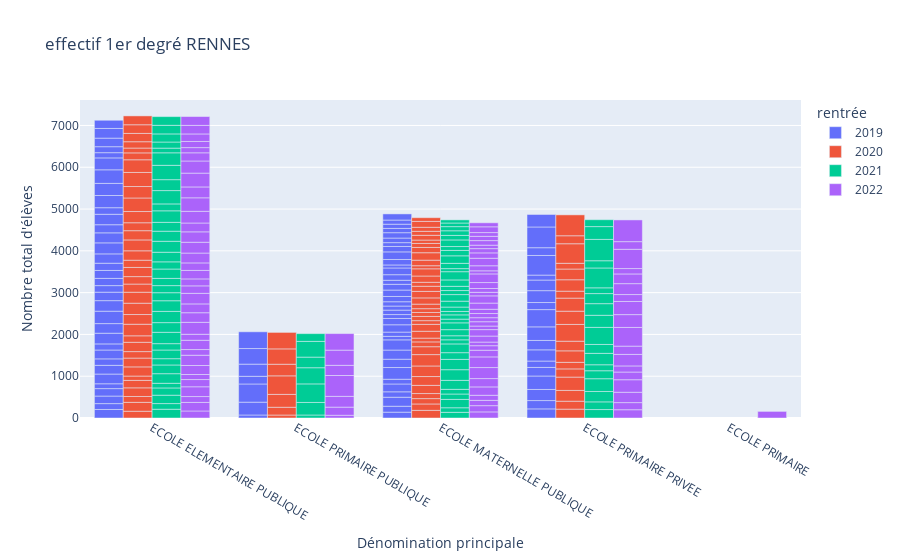

Notebook code cell kept with this figure:
### Code cell
COMMUNES = ["RENNES"]
px.bar(ecoles[ecoles["Commune"].isin(COMMUNES)], x="Dénomination principale", y="Nombre total d'élèves", color="rentrée", title="effectif 1er degré RENNES", barmode="group")

### Figure 1 — Plotly figure (JSON) as saved in the notebook; plotly's stock layout.template omitted (floating-point values rounded to 4 significant figures)
{"data": [{"alignmentgroup": "True", "hovertemplate": "rentrée=2019<br>Dénomination principale=%{x}<br>Nombre total d'élèves=%{y}<extra></extra>", "legendgroup": "2019", "marker": {"color": "#636efa", "pattern": {"shape": ""}}, "name": "2019", "offsetgroup": "2019", "orientation": "v", "showlegend": true, "textposition": "auto", "type": "bar", "x": ["ECOLE ELEMENTAIRE PUBLIQUE", "ECOLE ELEMENTAIRE PUBLIQUE", "ECOLE ELEMENTAIRE PUBLIQUE", "ECOLE ELEMENTAIRE PUBLIQUE", "ECOLE ELEMENTAIRE PUBLIQUE", "ECOLE ELEMENTAIRE PUBLIQUE", "ECOLE ELEMENTAIRE PUBLIQUE", "ECOLE ELEMENTAIRE PUBLIQUE", "ECOLE ELEMENTAIRE PUBLIQUE", "ECOLE PRIMAIRE PUBLIQUE", "ECOLE ELEMENTAIRE PUBLIQUE", "ECOLE ELEMENTAIRE PUBLIQUE", "ECOLE ELEMENTAIRE PUBLIQUE", "ECOLE ELEMENTAIRE PUBLIQUE", "ECOLE ELEMENTAIRE PUBLIQUE", "ECOLE ELEMENTAIRE PUBLIQUE", "ECOLE ELEMENTAIRE PUBLIQUE", "ECOLE ELEMENTAIRE PUBLIQUE", "ECOLE MATERNELLE PUBLIQUE", "ECOLE PRIMAIRE PUBLIQUE", "ECOLE PRIMAIRE PRIVEE", "ECOLE PRIMAIRE PRIVEE", "ECOLE PRIMAIRE PRIVEE", "ECOLE PRIMAIRE PRIVEE", "ECOLE PRIMAIRE PRIVEE", "ECOLE MATERNELLE PUBLIQUE", "ECOLE ELEMENTAIRE PUBLIQUE", "ECOLE ELEMENTAIRE PUBLIQUE", "ECOLE MATERNELLE PUBLIQUE", "ECOLE PRIMAIRE PUBLIQUE", "ECOLE ELEMENTAIRE PUBLIQUE", "ECOLE ELEMENTAIRE PUBLIQUE", "ECOLE ELEMENTAIRE PUBLIQUE", "ECOLE ELEMENTAIRE PUBLIQUE", "ECOLE ELEMENTAIRE PUBLIQUE", "ECOLE ELEMENTAIRE PUBLIQUE", "ECOLE PRIMAIRE PUBLIQUE", "ECOLE MATERNELLE PUBLIQUE", "ECOLE PRIMAIRE PRIVEE", "ECOLE PRIMAIRE PRIVEE", "ECOLE MATERNELLE PUBLIQUE", "ECOLE PRIMAIRE PUBLIQUE", "ECOLE MATERNELLE PUBLIQUE", "ECOLE PRIMAIRE PUBLIQUE", "ECOLE MATERNELLE PUBLIQUE", "ECOLE MATERNELLE PUBLIQUE", "ECOLE ELEMENTAIRE PUBLIQUE", "ECOLE ELEMENTAIRE PUBLIQUE", "ECOLE ELEMENTAIRE PUBLIQUE", "ECOLE ELEMENTAIRE PUBLIQUE", "ECOLE MATERNELLE PUBLIQUE", "ECOLE PRIMAIRE PUBLIQUE", "ECOLE MATERNELLE PUBLIQUE", "ECOLE ELEMENTAIRE PUBLIQUE", "ECOLE MATERNELLE PUBLIQUE", "ECOLE MATERNELLE PUBLIQUE", "ECOLE MATERNELLE PUBLIQUE", "ECOLE MATERNELLE PUBLIQUE", "ECOLE MATERNELLE PUBLIQUE", "ECOLE MATERNELLE PUBLIQUE", "ECOLE MATERNELLE PUBLIQUE", "ECOLE MATERNELLE PUBLIQUE", "ECOLE MATERNELLE PUBLIQUE", "ECOLE MATERNELLE PUBLIQUE", "ECOLE MATERNELLE PUBLIQUE", "ECOLE MATERNELLE PUBLIQUE", "ECOLE MATERNELLE PUBLIQUE", "ECOLE MATERNELLE PUBLIQUE", "ECOLE MATERNELLE PUBLIQUE", "ECOLE MATERNELLE PUBLIQUE", "ECOLE MATERNELLE PUBLIQUE", "ECOLE ELEMENTAIRE PUBLIQUE", "ECOLE MATERNELLE PUBLIQUE", "ECOLE PRIMAIRE PRIVEE", "ECOLE MATERNELLE PUBLIQUE", "ECOLE PRIMAIRE PRIVEE", "ECOLE PRIMAIRE PRIVEE", "ECOLE MATERNELLE PUBLIQUE", "ECOLE ELEMENTAIRE PUBLIQUE", "ECOLE MATERNELLE PUBLIQUE", "ECOLE MATERNELLE PUBLIQUE", "ECOLE MATERNELLE PUBLIQUE", "ECOLE MATERNELLE PUBLIQUE", "ECOLE ELEMENTAIRE PUBLIQUE", "ECOLE ELEMENTAIRE PUBLIQUE", "ECOLE PRIMAIRE PRIVEE", "ECOLE MATERNELLE PUBLIQUE", "ECOLE PRIMAIRE PRIVEE", "ECOLE PRIMAIRE PRIVEE", "ECOLE PRIMAIRE PRIVEE", "ECOLE PRIMAIRE PRIVEE", "ECOLE PRIMAIRE PRIVEE", "ECOLE PRIMAIRE PRIVEE", "ECOLE PRIMAIRE PRIVEE"], "xaxis": "x", "y": [204, 140, 181, 178, 116, 233, 208, 155, 212, 72, 146, 256, 230, 297, 252, 203, 157, 173, 140, 307, 218, 199, 266, 322, 205, 142, 190, 173, 215, 435, 223, 264, 240, 194, 250, 157, 184, 130, 153, 268, 187, 291, 114, 373, 280, 199, 292, 290, 325, 285, 219, 401, 244, 125, 84, 102, 175, 151, 93, 107, 97, 103, 126, 154, 137, 97, 133, 161, 72, 131, 182, 143, 130, 225, 91, 325, 413, 110, 205, 128, 103, 101, 99, 232, 196, 169, 147, 284, 254, 119, 469, 186, 496, 299], "yaxis": "y"}, {"alignmentgroup": "True", "hovertemplate": "rentrée=2020<br>Dénomination principale=%{x}<br>Nombre total d'élèves=%{y}<extra></extra>", "legendgroup": "2020", "marker": {"color": "#EF553B", "pattern": {"shape": ""}}, "name": "2020", "offsetgroup": "2020", "orientation": "v", "showlegend": true, "textposition": "auto", "type": "bar", "x": ["ECOLE ELEMENTAIRE PUBLIQUE", "ECOLE ELEMENTAIRE PUBLIQUE", "ECOLE ELEMENTAIRE PUBLIQUE", "ECOLE ELEMENTAIRE PUBLIQUE", "ECOLE ELEMENTAIRE PUBLIQUE", "ECOLE ELEMENTAIRE PUBLIQUE", "ECOLE ELEMENTAIRE PUBLIQUE", "ECOLE ELEMENTAIRE PUBLIQUE", "ECOLE ELEMENTAIRE PUBLIQUE", "ECOLE ELEMENTAIRE PUBLIQUE", "ECOLE PRIMAIRE PUBLIQUE", "ECOLE ELEMENTAIRE PUBLIQUE", "ECOLE ELEMENTAIRE PUBLIQUE", "ECOLE ELEMENTAIRE PUBLIQUE", "ECOLE ELEMENTAIRE PUBLIQUE", "ECOLE ELEMENTAIRE PUBLIQUE", "ECOLE ELEMENTAIRE PUBLIQUE", "ECOLE ELEMENTAIRE PUBLIQUE", "ECOLE MATERNELLE PUBLIQUE", "ECOLE MATERNELLE PUBLIQUE", "ECOLE MATERNELLE PUBLIQUE", "ECOLE PRIMAIRE PUBLIQUE", "ECOLE PRIMAIRE PUBLIQUE", "ECOLE PRIMAIRE PRIVEE", "ECOLE PRIMAIRE PRIVEE", "ECOLE PRIMAIRE PRIVEE", "ECOLE PRIMAIRE PRIVEE", "ECOLE PRIMAIRE PRIVEE", "ECOLE MATERNELLE PUBLIQUE", "ECOLE ELEMENTAIRE PUBLIQUE", "ECOLE ELEMENTAIRE PUBLIQUE", "ECOLE MATERNELLE PUBLIQUE", "ECOLE PRIMAIRE PUBLIQUE", "ECOLE ELEMENTAIRE PUBLIQUE", "ECOLE ELEMENTAIRE PUBLIQUE", "ECOLE ELEMENTAIRE PUBLIQUE", "ECOLE ELEMENTAIRE PUBLIQUE", "ECOLE PRIMAIRE PRIVEE", "ECOLE ELEMENTAIRE PUBLIQUE", "ECOLE PRIMAIRE PRIVEE", "ECOLE MATERNELLE PUBLIQUE", "ECOLE PRIMAIRE PUBLIQUE", "ECOLE PRIMAIRE PUBLIQUE", "ECOLE MATERNELLE PUBLIQUE", "ECOLE MATERNELLE PUBLIQUE", "ECOLE MATERNELLE PUBLIQUE", "ECOLE ELEMENTAIRE PUBLIQUE", "ECOLE ELEMENTAIRE PUBLIQUE", "ECOLE ELEMENTAIRE PUBLIQUE", "ECOLE ELEMENTAIRE PUBLIQUE", "ECOLE PRIMAIRE PUBLIQUE", "ECOLE ELEMENTAIRE PUBLIQUE", "ECOLE MATERNELLE PUBLIQUE", "ECOLE ELEMENTAIRE PUBLIQUE", "ECOLE MATERNELLE PUBLIQUE", "ECOLE MATERNELLE PUBLIQUE", "ECOLE MATERNELLE PUBLIQUE", "ECOLE MATERNELLE PUBLIQUE", "ECOLE MATERNELLE PUBLIQUE", "ECOLE MATERNELLE PUBLIQUE", "ECOLE MATERNELLE PUBLIQUE", "ECOLE MATERNELLE PUBLIQUE", "ECOLE MATERNELLE PUBLIQUE", "ECOLE MATERNELLE PUBLIQUE", "ECOLE MATERNELLE PUBLIQUE", "ECOLE MATERNELLE PUBLIQUE", "ECOLE MATERNELLE PUBLIQUE", "ECOLE MATERNELLE PUBLIQUE", "ECOLE MATERNELLE PUBLIQUE", "ECOLE MATERNELLE PUBLIQUE", "ECOLE MATERNELLE PUBLIQUE", "ECOLE MATERNELLE PUBLIQUE", "ECOLE PRIMAIRE PRIVEE", "ECOLE PRIMAIRE PRIVEE", "ECOLE PRIMAIRE PRIVEE", "ECOLE ELEMENTAIRE PUBLIQUE", "ECOLE MATERNELLE PUBLIQUE", "ECOLE MATERNELLE PUBLIQUE", "ECOLE ELEMENTAIRE PUBLIQUE", "ECOLE MATERNELLE PUBLIQUE", "ECOLE MATERNELLE PUBLIQUE", "ECOLE MATERNELLE PUBLIQUE", "ECOLE ELEMENTAIRE PUBLIQUE", "ECOLE MATERNELLE PUBLIQUE", "ECOLE MATERNELLE PUBLIQUE", "ECOLE PRIMAIRE PRIVEE", "ECOLE PRIMAIRE PRIVEE", "ECOLE PRIMAIRE PRIVEE", "ECOLE PRIMAIRE PRIVEE", "ECOLE PRIMAIRE PRIVEE", "ECOLE PRIMAIRE PRIVEE", "ECOLE PRIMAIRE PRIVEE", "ECOLE PRIMAIRE PRIVEE", "ECOLE ELEMENTAIRE PUBLIQUE"], "xaxis": "x", "y": [162, 213, 140, 207, 178, 104, 219, 211, 155, 223, 71, 155, 277, 232, 271, 263, 195, 178, 183, 153, 128, 186, 308, 212, 190, 258, 319, 196, 121, 220, 173, 196, 444, 225, 260, 221, 190, 157, 269, 275, 211, 278, 367, 253, 272, 189, 324, 274, 337, 303, 394, 165, 115, 116, 91, 164, 165, 88, 102, 94, 91, 109, 149, 156, 123, 95, 150, 172, 74, 133, 178, 126, 231, 401, 317, 151, 96, 81, 199, 114, 95, 97, 207, 141, 88, 313, 166, 273, 257, 137, 468, 191, 500, 212], "yaxis": "y"}, {"alignmentgroup": "True", "hovertemplate": "rentrée=2021<br>Dénomination principale=%{x}<br>Nombre total d'élèves=%{y}<extra></extra>", "legendgroup": "2021", "marker": {"color": "#00cc96", "pattern": {"shape": ""}}, "name": "2021", "offsetgroup": "2021", "orientation": "v", "showlegend": true, "textposition": "auto", "type": "bar", "x": ["ECOLE ELEMENTAIRE PUBLIQUE", "ECOLE ELEMENTAIRE PUBLIQUE", "ECOLE ELEMENTAIRE PUBLIQUE", "ECOLE ELEMENTAIRE PUBLIQUE", "ECOLE ELEMENTAIRE PUBLIQUE", "ECOLE ELEMENTAIRE PUBLIQUE", "ECOLE ELEMENTAIRE PUBLIQUE", "ECOLE ELEMENTAIRE PUBLIQUE", "ECOLE ELEMENTAIRE PUBLIQUE", "ECOLE PRIMAIRE PUBLIQUE", "ECOLE ELEMENTAIRE PUBLIQUE", "ECOLE ELEMENTAIRE PUBLIQUE", "ECOLE ELEMENTAIRE PUBLIQUE", "ECOLE ELEMENTAIRE PUBLIQUE", "ECOLE ELEMENTAIRE PUBLIQUE", "ECOLE ELEMENTAIRE PUBLIQUE", "ECOLE ELEMENTAIRE PUBLIQUE", "ECOLE ELEMENTAIRE PUBLIQUE", "ECOLE MATERNELLE PUBLIQUE", "ECOLE PRIMAIRE PUBLIQUE", "ECOLE PRIMAIRE PRIVEE", "ECOLE PRIMAIRE PRIVEE", "ECOLE PRIMAIRE PRIVEE", "ECOLE PRIMAIRE PRIVEE", "ECOLE PRIMAIRE PRIVEE", "ECOLE MATERNELLE PUBLIQUE", "ECOLE ELEMENTAIRE PUBLIQUE", "ECOLE ELEMENTAIRE PUBLIQUE", "ECOLE MATERNELLE PUBLIQUE", "ECOLE PRIMAIRE PUBLIQUE", "ECOLE ELEMENTAIRE PUBLIQUE", "ECOLE ELEMENTAIRE PUBLIQUE", "ECOLE ELEMENTAIRE PUBLIQUE", "ECOLE ELEMENTAIRE PUBLIQUE", "ECOLE ELEMENTAIRE PUBLIQUE", "ECOLE ELEMENTAIRE PUBLIQUE", "ECOLE MATERNELLE PUBLIQUE", "ECOLE MATERNELLE PUBLIQUE", "ECOLE PRIMAIRE PRIVEE", "ECOLE PRIMAIRE PUBLIQUE", "ECOLE MATERNELLE PUBLIQUE", "ECOLE PRIMAIRE PUBLIQUE", "ECOLE PRIMAIRE PUBLIQUE", "ECOLE MATERNELLE PUBLIQUE", "ECOLE MATERNELLE PUBLIQUE", "ECOLE MATERNELLE PUBLIQUE", "ECOLE ELEMENTAIRE PUBLIQUE", "ECOLE ELEMENTAIRE PUBLIQUE", "ECOLE ELEMENTAIRE PUBLIQUE", "ECOLE ELEMENTAIRE PUBLIQUE", "ECOLE MATERNELLE PUBLIQUE", "ECOLE PRIMAIRE PRIVEE", "ECOLE ELEMENTAIRE PUBLIQUE", "ECOLE PRIMAIRE PUBLIQUE", "ECOLE MATERNELLE PUBLIQUE", "ECOLE MATERNELLE PUBLIQUE", "ECOLE MATERNELLE PUBLIQUE", "ECOLE MATERNELLE PUBLIQUE", "ECOLE MATERNELLE PUBLIQUE", "ECOLE MATERNELLE PUBLIQUE", "ECOLE MATERNELLE PUBLIQUE", "ECOLE MATERNELLE PUBLIQUE", "ECOLE MATERNELLE PUBLIQUE", "ECOLE MATERNELLE PUBLIQUE", "ECOLE MATERNELLE PUBLIQUE", "ECOLE MATERNELLE PUBLIQUE", "ECOLE MATERNELLE PUBLIQUE", "ECOLE MATERNELLE PUBLIQUE", "ECOLE MATERNELLE PUBLIQUE", "ECOLE MATERNELLE PUBLIQUE", "ECOLE MATERNELLE PUBLIQUE", "ECOLE ELEMENTAIRE PUBLIQUE", "ECOLE MATERNELLE PUBLIQUE", "ECOLE PRIMAIRE PRIVEE", "ECOLE MATERNELLE PUBLIQUE", "ECOLE MATERNELLE PUBLIQUE", "ECOLE PRIMAIRE PRIVEE", "ECOLE ELEMENTAIRE PUBLIQUE", "ECOLE MATERNELLE PUBLIQUE", "ECOLE MATERNELLE PUBLIQUE", "ECOLE MATERNELLE PUBLIQUE", "ECOLE ELEMENTAIRE PUBLIQUE", "ECOLE MATERNELLE PUBLIQUE", "ECOLE ELEMENTAIRE PUBLIQUE", "ECOLE PRIMAIRE PRIVEE", "ECOLE MATERNELLE PUBLIQUE", "ECOLE PRIMAIRE PRIVEE", "ECOLE PRIMAIRE PRIVEE", "ECOLE PRIMAIRE PRIVEE", "ECOLE PRIMAIRE PRIVEE", "ECOLE PRIMAIRE PRIVEE", "ECOLE PRIMAIRE PRIVEE", "ECOLE PRIMAIRE PRIVEE", "ECOLE PRIMAIRE PRIVEE"], "xaxis": "x", "y": [210, 135, 201, 173, 112, 229, 209, 150, 208, 72, 152, 272, 231, 269, 255, 192, 170, 173, 136, 300, 202, 184, 248, 306, 191, 109, 224, 172, 200, 444, 230, 262, 241, 212, 276, 165, 129, 112, 143, 387, 215, 254, 376, 255, 247, 160, 319, 261, 344, 299, 210, 273, 112, 186, 98, 97, 146, 163, 89, 102, 81, 106, 141, 157, 97, 101, 153, 197, 73, 127, 180, 146, 129, 213, 93, 158, 409, 194, 108, 111, 99, 206, 87, 208, 289, 75, 278, 241, 138, 475, 173, 511, 306, 165], "yaxis": "y"}, {"alignmentgroup": "True", "hovertemplate": "rentrée=2022<br>Dénomination principale=%{x}<br>Nombre total d'élèves=%{y}<extra></extra>", "legendgroup": "2022", "marker": {"color": "#ab63fa", "pattern": {"shape": ""}}, "name": "2022", "offsetgroup": "2022", "orientation": "v", "showlegend": true, "textposition": "auto", "type": "bar", "x": ["ECOLE ELEMENTAIRE PUBLIQUE", "ECOLE ELEMENTAIRE PUBLIQUE", "ECOLE ELEMENTAIRE PUBLIQUE", "ECOLE ELEMENTAIRE PUBLIQUE", "ECOLE ELEMENTAIRE PUBLIQUE", "ECOLE ELEMENTAIRE PUBLIQUE", "ECOLE ELEMENTAIRE PUBLIQUE", "ECOLE ELEMENTAIRE PUBLIQUE", "ECOLE ELEMENTAIRE PUBLIQUE", "ECOLE ELEMENTAIRE PUBLIQUE", "ECOLE PRIMAIRE PUBLIQUE", "ECOLE ELEMENTAIRE PUBLIQUE", "ECOLE ELEMENTAIRE PUBLIQUE", "ECOLE ELEMENTAIRE PUBLIQUE", "ECOLE ELEMENTAIRE PUBLIQUE", "ECOLE ELEMENTAIRE PUBLIQUE", "ECOLE ELEMENTAIRE PUBLIQUE", "ECOLE ELEMENTAIRE PUBLIQUE", "ECOLE MATERNELLE PUBLIQUE", "ECOLE MATERNELLE PUBLIQUE", "ECOLE MATERNELLE PUBLIQUE", "ECOLE PRIMAIRE PUBLIQUE", "ECOLE PRIMAIRE PUBLIQUE", "ECOLE PRIMAIRE PRIVEE", "ECOLE PRIMAIRE PRIVEE", "ECOLE PRIMAIRE PRIVEE", "ECOLE PRIMAIRE PRIVEE", "ECOLE PRIMAIRE PRIVEE", "ECOLE MATERNELLE PUBLIQUE", "ECOLE ELEMENTAIRE PUBLIQUE", "ECOLE ELEMENTAIRE PUBLIQUE", "ECOLE MATERNELLE PUBLIQUE", "ECOLE PRIMAIRE PUBLIQUE", "ECOLE ELEMENTAIRE PUBLIQUE", "ECOLE ELEMENTAIRE PUBLIQUE", "ECOLE ELEMENTAIRE PUBLIQUE", "ECOLE ELEMENTAIRE PUBLIQUE", "ECOLE PRIMAIRE PRIVEE", "ECOLE ELEMENTAIRE PUBLIQUE", "ECOLE PRIMAIRE PRIVEE", "ECOLE MATERNELLE PUBLIQUE", "ECOLE PRIMAIRE", "ECOLE PRIMAIRE PUBLIQUE", "ECOLE PRIMAIRE PUBLIQUE", "ECOLE MATERNELLE PUBLIQUE", "ECOLE MATERNELLE PUBLIQUE", "ECOLE MATERNELLE PUBLIQUE", "ECOLE ELEMENTAIRE PUBLIQUE", "ECOLE ELEMENTAIRE PUBLIQUE", "ECOLE ELEMENTAIRE PUBLIQUE", "ECOLE ELEMENTAIRE PUBLIQUE", "ECOLE PRIMAIRE PUBLIQUE", "ECOLE ELEMENTAIRE PUBLIQUE", "ECOLE MATERNELLE PUBLIQUE", "ECOLE ELEMENTAIRE PUBLIQUE", "ECOLE MATERNELLE PUBLIQUE", "ECOLE MATERNELLE PUBLIQUE", "ECOLE MATERNELLE PUBLIQUE", "ECOLE MATERNELLE PUBLIQUE", "ECOLE MATERNELLE PUBLIQUE", "ECOLE MATERNELLE PUBLIQUE", "ECOLE MATERNELLE PUBLIQUE", "ECOLE MATERNELLE PUBLIQUE", "ECOLE MATERNELLE PUBLIQUE", "ECOLE MATERNELLE PUBLIQUE", "ECOLE MATERNELLE PUBLIQUE", "ECOLE MATERNELLE PUBLIQUE", "ECOLE MATERNELLE PUBLIQUE", "ECOLE MATERNELLE PUBLIQUE", "ECOLE MATERNELLE PUBLIQUE", "ECOLE MATERNELLE PUBLIQUE", "ECOLE MATERNELLE PUBLIQUE", "ECOLE MATERNELLE PUBLIQUE", "ECOLE PRIMAIRE PRIVEE", "ECOLE PRIMAIRE PRIVEE", "ECOLE PRIMAIRE PRIVEE", "ECOLE ELEMENTAIRE PUBLIQUE", "ECOLE MATERNELLE PUBLIQUE", "ECOLE MATERNELLE PUBLIQUE", "ECOLE ELEMENTAIRE PUBLIQUE", "ECOLE MATERNELLE PUBLIQUE", "ECOLE MATERNELLE PUBLIQUE", "ECOLE MATERNELLE PUBLIQUE", "ECOLE ELEMENTAIRE PUBLIQUE", "ECOLE MATERNELLE PUBLIQUE", "ECOLE MATERNELLE PUBLIQUE", "ECOLE PRIMAIRE PRIVEE", "ECOLE PRIMAIRE PRIVEE", "ECOLE PRIMAIRE PRIVEE", "ECOLE PRIMAIRE PRIVEE", "ECOLE PRIMAIRE PRIVEE", "ECOLE PRIMAIRE PRIVEE", "ECOLE PRIMAIRE PRIVEE", "ECOLE PRIMAIRE PRIVEE", "ECOLE ELEMENTAIRE PUBLIQUE"], "xaxis": "x", "y": [168, 205, 140, 234, 173, 121, 215, 246, 136, 222, 65, 144, 286, 229, 211, 253, 179, 166, 146, 149, 127, 195, 258, 198, 170, 248, 300, 184, 122, 204, 179, 200, 499, 236, 259, 249, 211, 146, 280, 276, 199, 158, 243, 364, 264, 255, 160, 323, 260, 331, 290, 396, 196, 108, 124, 87, 144, 154, 85, 104, 96, 100, 102, 148, 173, 85, 91, 142, 207, 74, 121, 180, 128, 198, 447, 307, 147, 102, 83, 180, 109, 102, 90, 205, 138, 96, 314, 166, 261, 232, 129, 461, 183, 520, 212], "yaxis": "y"}], "layout": {"autosize": true, "barmode": "group", "legend": {"title": {"text": "rentrée"}, "tracegroupgap": 0}, "title": {"text": "effectif 1er degré RENNES"}, "xaxis": {"anchor": "y", "autorange": true, "domain": [0, 1], "range": [-0.5, 4.5], "title": {"text": "Dénomination principale"}, "type": "category"}, "yaxis": {"anchor": "x", "autorange": true, "domain": [0, 1], "range": [0, 7609.0], "title": {"text": "Nombre total d'élèves"}, "type": "linear"}}}
